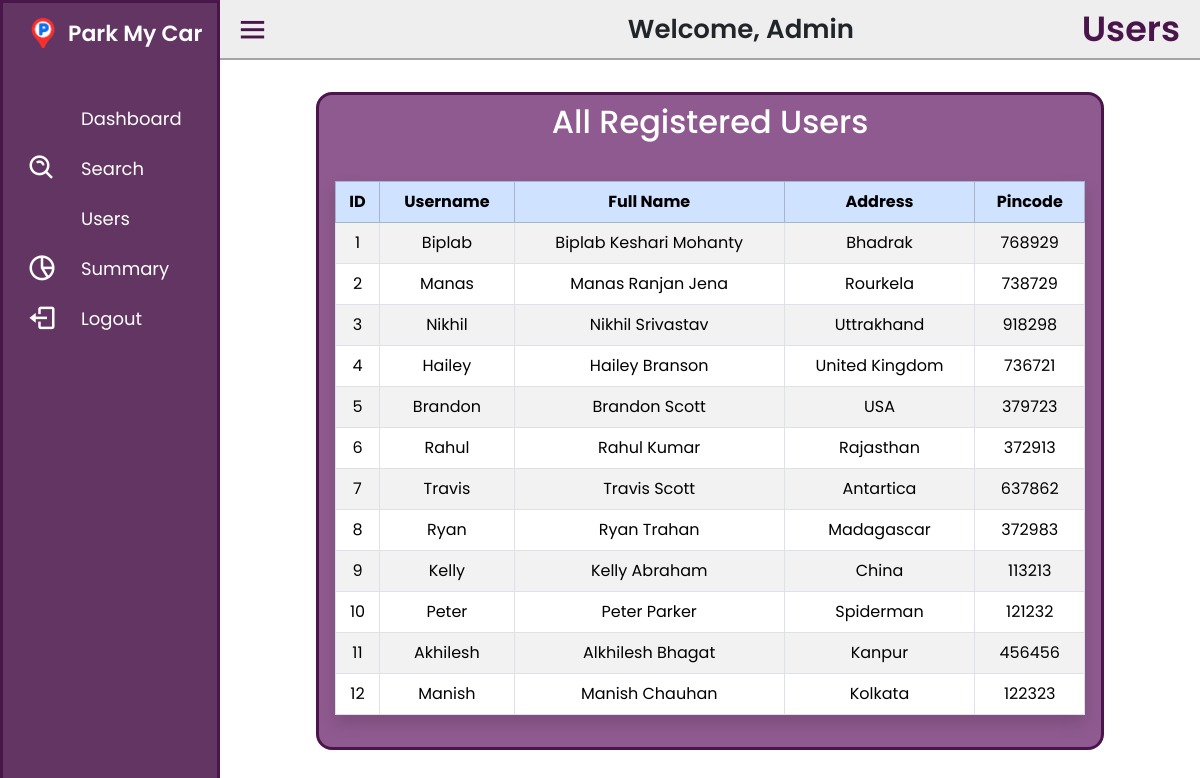
Screenshot of /users with the database file from the repository.
### tables this page shows
CREATE TABLE users (
    id INTEGER PRIMARY KEY AUTOINCREMENT,
    username TEXT UNIQUE NOT NULL,
    full_name TEXT NOT NULL,
    password TEXT NOT NULL,
    address TEXT,
    pincode TEXT
);

### controllers/admin_controller.py (the view)
@admin_bp.route('/users')
def show_users():
    conn = sqlite3.connect(get_db_path())
    conn.row_factory = sqlite3.Row  # Allows dict-like access
    cursor = conn.cursor()
    cursor.execute('SELECT * FROM users')
    users = cursor.fetchall()
    conn.close()
    return render_template("AdminTemplate.html",current="Users", users=users)

### controllers/admin_controller.py (called while the page is built)
def get_db_path():
    return current_app.config["DB_PATH"]

### templates/AdminTemplate.html (shortened to what this page needs)
<!DOCTYPE html>
<html lang="en" dir="ltr">
  <head>
    <link rel="stylesheet" href="../static/css/sidebar.css" />
    <link
      href="https://cdn.boxicons.com/fonts/basic/boxicons.min.css"
      rel="stylesheet"
    />
    <link
      href="https://unpkg.com/boxicons@2.0.7/css/boxicons.min.css"
      rel="stylesheet"
    />
  </head>
  <body>
    <div class="sidebar">
      <div class="logo-details">
        <img
          src="../static/images/favicon.png"
          alt=""
          style="height: 30px; margin-left: 25px; margin-right: 10px"
        />
        <span class="logo_name">Park&nbsp;My&nbsp;Car</span>
      </div>
      <ul class="nav-links">
        <li>
          <a href="/admindashboard">
            <i class="bx bx-dashboard-alt"></i>
            <span class="link_name">Dashboard</span>
          </a>
        </li>
        <li>
          <a href="/search">
            <i class='bx  bx-search-alt'  ></i>
            <span class="link_name">Search</span>
          </a>
        </li>
        <li>
          <a href="/users">
            <i class='bx  bx-community'  ></i>
            <span class="link_name">Users</span>
          </a>
        </li>
        <li>
          <a href="/adminsummary">
            <i class="bx bx-pie-chart-alt-2"></i>
            <span class="link_name">Summary</span>
          </a>
        </li>
        <li>
          <a data-bs-toggle="modal" data-bs-target="#LogoutCard" style="cursor: pointer;">
            <i class="bx bx-log-out"></i>
            <span class="link_name">Logout</span>
          </a>
        </li>
      </ul>
    </div>
    <section class="home-section">
      <div class="home-content ">
        <i class="bx bx-menu" style="width: 150px;"></i>
        <span class="text-nowrap">Welcome, Admin</span>
        <span class="text" style="margin-right: 20px;">{{current}}</span>
      </div>
      <div>{% if (current == "Dashboard")%}
        {%include "AdminDashboard.html"%}
        {%elif (current == "Users")%}
        {%include "RegisteredUsers.html"%}
        {%elif (current == "Search")%}
        {%include "AdminSearch.html"%}
        {%else%}
        {%include "AdminSummary.html"%}
        {% endif %}
    </div>
    </section>
  </body>
</html>

### templates/Users.html
<div class="px-3 w-100 rounded-2 p-3">
          <table class="table table-bordered table-hover table-striped shadow text-center align-middle">
            <thead class="table-primary">
              <tr>
                <th>ID</th>
                <th>Username</th>
                <th>Full Name</th>
                <th>Address</th>
                <th>Pincode</th>
              </tr>
            </thead>
            <tbody>
              {% for user in users %}
              <tr>
                <td>{{ user.id }}</td>
                <td>{{ user.username }}</td>
                <td>{{ user.full_name }}</td>
                <td>{{ user.address or '-' }}</td>
                <td>{{ user.pincode or '-' }}</td>
              </tr>
              {% else %}
              <tr>
                <td colspan="6" class="text-center">No users found.</td>
              </tr>
              {% endfor %}
            </tbody>
          </table>
        </div>

### static/css/sidebar.css (style rules this page uses)
* { margin: 0; padding: 0; box-sizing: border-box; font-family: "Poppins", sans-serif; }
.sidebar { position: fixed; top: 0; left: 0; height: 100%; width: 220px; background: #4a154bdc; z-index: 100; transition: all 0.5s ease; border: 3px solid #4A154B; }
.sidebar .logo-details { height: 60px; width: 100%; display: flex; align-items: center; }
.sidebar .logo-details .logo_name { font-size: 22px; color: #fff; font-weight: 600; transition: 0.05s ease; transition-delay: 0.01s; }
.sidebar .nav-links { height: 100%; padding: 30px 0 150px 0; overflow: auto; }
.sidebar .nav-links li { position: relative; list-style: none; transition: all 0.4s ease; }
.sidebar .nav-links li i { height: 50px; min-width: 78px; text-align: center; line-height: 50px; color: #fff; font-size: 30px; cursor: pointer; transition: all 0.3s ease; }
.sidebar .nav-links li a { display: flex; align-items: center; text-decoration: none; }
.sidebar .nav-links li a .link_name { font-size: 18px; font-weight: 400; color: #fff; transition: all 0.4s ease; }
.home-section { position: relative; height: 100vh; left: 220px; width: calc(100% - 220px); transition: all 0.5s ease; }
.home-section .home-content { background: #e0e0e08c; height: 60px; display: flex; justify-content:between; align-items: center; border-bottom: 2px solid #a5a5a5ff; }
.home-section .home-content .bx-menu, .home-section .home-content .text { color: #4A154B; font-size: 35px; }
.home-section .home-content .bx-menu { margin: 0 15px; cursor: pointer; }
.home-section .home-content { display: flex; justify-content: space-between; font-size: 26px; font-weight: 600; }

### templates/RegisteredUsers.html (style rules this page uses)
body { font-family: "Poppins", "Roboto", sans-serif; }

### rows the page displays
users: id "1", username "Biplab", full_name "Biplab Keshari Mohanty", address "Bhadrak", pincode "768929"
users: id "2", username "Manas", full_name "Manas Ranjan Jena", address "Rourkela", pincode "738729"
users: id "3", username "Nikhil", full_name "Nikhil Srivastav", address "Uttrakhand", pincode "918298"
users: id "4", username "Hailey", full_name "Hailey Branson", address "United Kingdom", pincode "736721"
users: id "5", username "Brandon", full_name "Brandon Scott", address "USA", pincode "379723"
users: id "6", username "Rahul", full_name "Rahul Kumar", address "Rajasthan", pincode "372913"
users: id "7", username "Travis", full_name "Travis Scott", address "Antartica", pincode "637862"
users: id "8", username "Ryan", full_name "Ryan Trahan", address "Madagascar", pincode "372983"
users: id "9", username "Kelly", full_name "Kelly Abraham", address "China", pincode "113213"
users: id "10", username "Peter", full_name "Peter Parker", address "Spiderman", pincode "121232"
users: id "11", username "Akhilesh", full_name "Alkhilesh Bhagat", address "Kanpur", pincode "456456"
users: id "12", username "Manish", full_name "Manish Chauhan", address "Kolkata", pincode "122323"

### other values shown
{{ current }} "Users"
